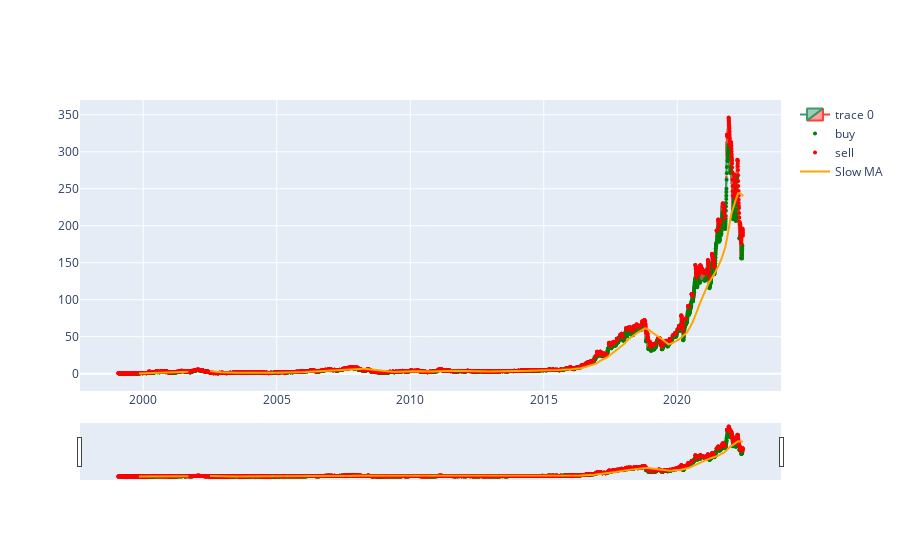

The notebook cell this image was saved under:
### Code cell
fig = go.Figure(data=[go.Candlestick(x=df.index,
                open=df['Open'],
                high=df['High'],
                low=df['Low'],
                close=df['Close'])])

fig.add_trace(go.Scatter(x=dates, y=psarbull, name='buy',mode = 'markers',
                         marker = dict(color='green', size=4)))

fig.add_trace(go.Scatter(x=dates, y=psarbear, name='sell', mode = 'markers',
                         marker = dict(color='red', size=4)))

fig.add_trace(go.Scatter(x=df.index, y=df['Slow MA'], name='Slow MA',
                         line = dict(color='orange', width=2)))

# fig.add_trace(go.Scatter(x=df.index, y=df['Fast MA'], name='fast MA',
#                           line = dict(color='Blue', width=2)))
#fig.show()

### Figure 1 — Plotly figure (JSON) as saved in the notebook; plotly's stock layout.template omitted (floating-point values rounded to 4 significant figures; data arrays with more than 128 entries replaced by an {"elided": "..."} marker saying what was removed)
{"data": [{"close": {"elided": "5892 float values"}, "high": {"elided": "5892 float values"}, "low": {"elided": "5892 float values"}, "open": {"elided": "5892 float values"}, "type": "candlestick", "x": {"elided": "5892 str values"}}, {"marker": {"color": "green", "size": 4}, "mode": "markers", "name": "buy", "type": "scatter", "x": {"elided": "5892 str values"}, "y": {"elided": "5892 float values"}}, {"marker": {"color": "red", "size": 4}, "mode": "markers", "name": "sell", "type": "scatter", "x": {"elided": "5892 str values"}, "y": {"elided": "5892 float values"}}, {"line": {"color": "orange", "width": 2}, "name": "Slow MA", "type": "scatter", "x": {"elided": "5892 str values"}, "y": {"elided": "5892 float values"}}], "layout": {"autosize": true, "xaxis": {"autorange": true, "range": ["1997-08-25 07:33:30.7428", "2023-11-13 16:26:29.2572"], "rangeslider": {"autorange": true, "range": ["1997-08-25 07:33:30.7428", "2023-11-13 16:26:29.2572"], "yaxis": {"_template": null, "rangemode": "match"}}, "type": "date"}, "yaxis": {"autorange": true, "range": [-30.03, 376.6], "type": "linear"}}}
